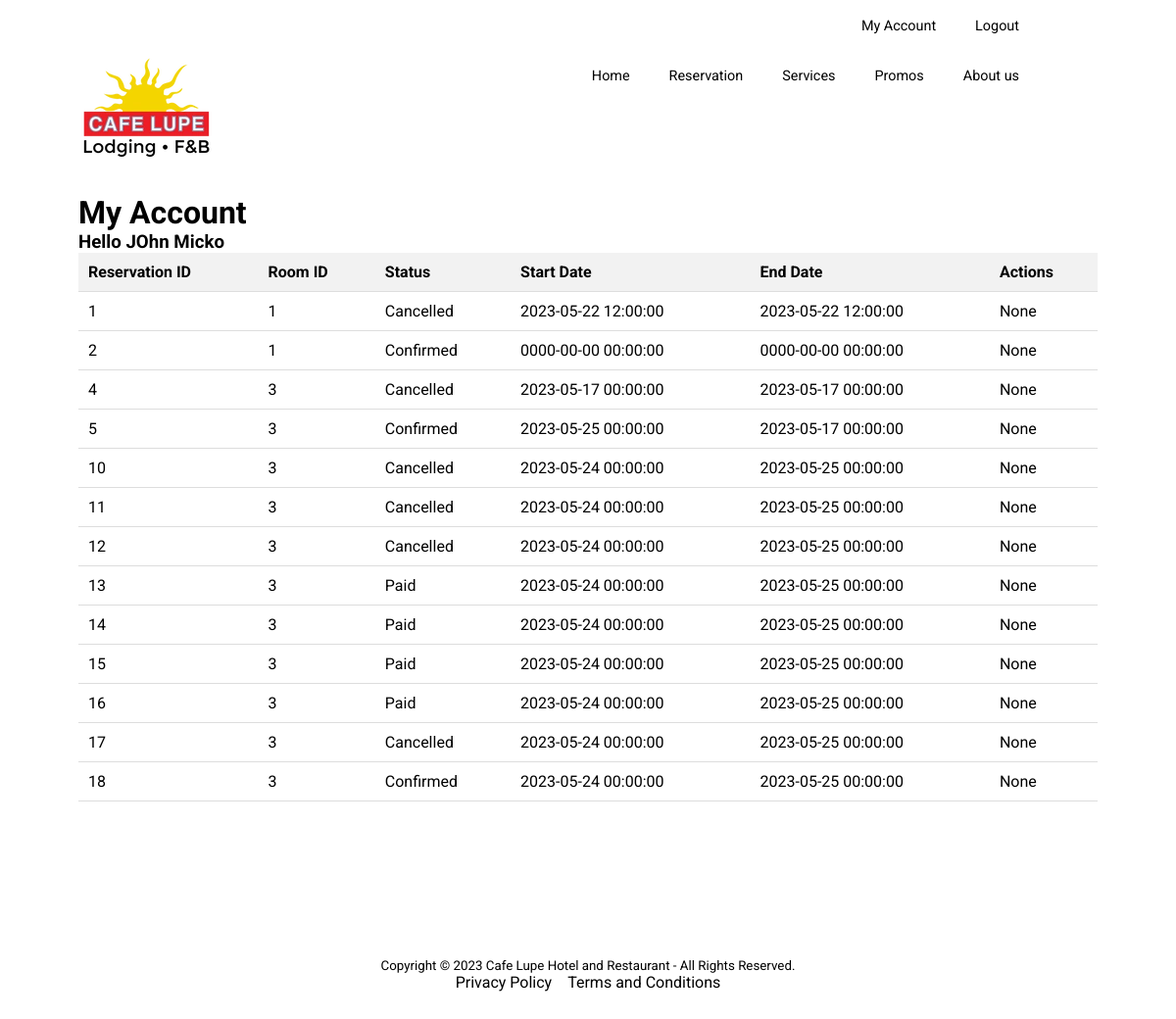
The page /my-account.php (signed in) on the database as committed earlier.
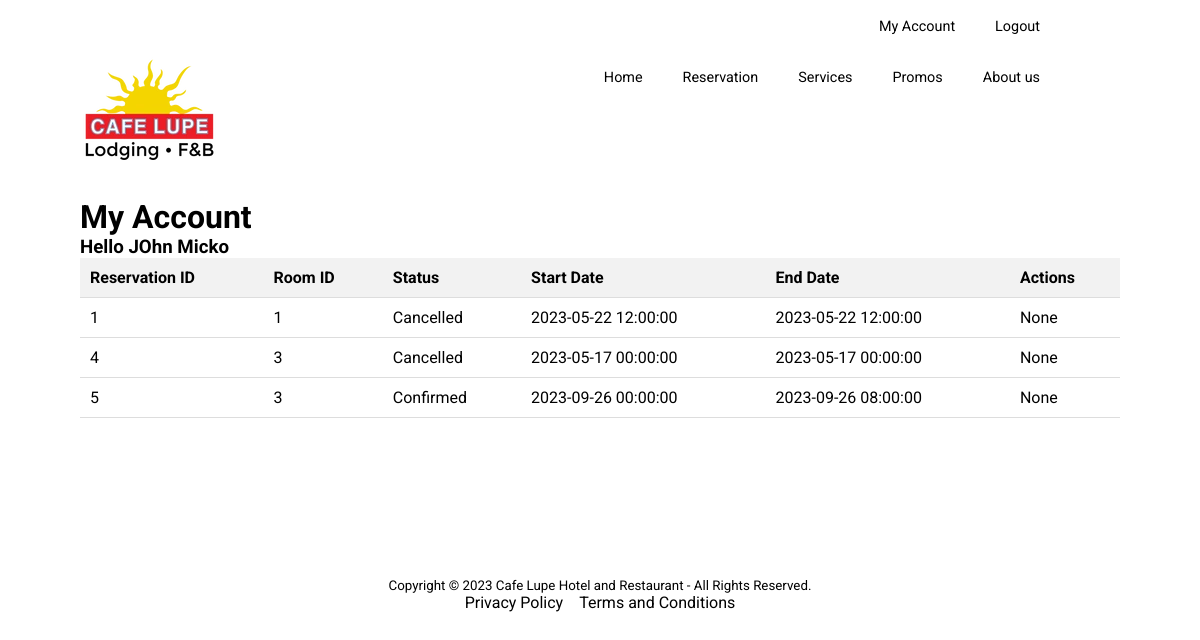
The same page on the database as committed later.
### tables this page shows
CREATE TABLE `users` (
  `id` int(11) NOT NULL,
  `firstname` varchar(255) NOT NULL,
  `lastname` varchar(255) NOT NULL,
  `contact_number` varchar(255) NOT NULL,
  `email` varchar(255) NOT NULL,
  `password` varchar(255) NOT NULL,
  `created_at` datetime NOT NULL DEFAULT current_timestamp(),
  `updated_at` datetime NOT NULL DEFAULT current_timestamp()
);

CREATE TABLE `reservations` (
  `id` int(11) NOT NULL,
  `customer_id` int(11) NOT NULL,
  `room_id` int(11) NOT NULL,
  `start_date` datetime NOT NULL,
  `end_date` datetime DEFAULT NULL,
  `num_of_guests` int(11) NOT NULL DEFAULT 2,
  `total_price` int(11) NOT NULL,
  `status` varchar(255) NOT NULL DEFAULT 'pending',
  `created_at` datetime DEFAULT current_timestamp(),
  `updated_at` datetime DEFAULT current_timestamp()
);

### php/models/Reservation.php (called while the page is built, shortened)
<?php
class Reservation
{
        private $table = 'reservations';
        private $conn;
        public function __construct($db)
        {
                $this->conn = $db;
        }
        public function getReservationsByCustomerId($customer_id)
        {
                $query = "SELECT * FROM {$this->table} WHERE customer_id = :customer_id";
                $stmt = $this->conn->prepare($query);
                $stmt->bindValue(':customer_id', $customer_id);
                $stmt->execute();
                $reservations = array();
                while ($row = $stmt->fetch(PDO::FETCH_ASSOC)) {
                        $reservations[] = $row;
                }
                return $reservations;
        }
}

### php/models/User.php (called while the page is built, shortened)
<?php
class User
{
    private $table = 'users';
    private $conn;
    public function __construct($db)
    {
        $this->conn = $db;
    }
    public function read($id)
    {
        $c = $id != null ? "WHERE id = '{$id}'" : "";
        $query = "SELECT * FROM {$this->table} {$c};";
        $stmt = $this->conn->prepare($query);
        $stmt->execute();
        return $stmt;
    }
}

### my-account.php (the view, shortened to what this page needs)
<?php
require_once("php/functions.php");
require_once "php/config/Database.php";
require_once "php/models/Reservation.php";
require_once "php/models/User.php";
$database = new Database();
$db = $database->connect();
$reservation = new Reservation($db);
$customer_id = $_SESSION['id'] ?? null;
$reservations = $reservation->getReservationsByCustomerId($customer_id);
$userObj = new User($db);
$user = $userObj->read($customer_id)->fetch(PDO::FETCH_ASSOC);
$fname = $user['firstname'];
$table = '';
if (count($reservations) > 0) {
    $table .= '<table>
        <tr>
            <th>Reservation ID</th>
            <th>Room ID</th>
            <th>Status</th>
            <th>Start Date</th>
            <th>End Date</th>
            <th>Actions</th>
        </tr>';
    foreach ($reservations as $reservation) {
        $cancelBtn = $reservation["status"] == "pending"  ? <<<TD
            <button class="cancel-btn" onclick="confirmCancel('{$reservation['id']}')">Cancel</button>
            <button class="pay-btn" onclick="payReservation({$reservation['id']})">Pay</button>
            TD : "None";
        $table .= '<tr>
            <td>' . $reservation['id'] . '</td>
            <td>' . $reservation['room_id'] . '</td>
            <td>' . $reservation['status'] . '</td>
            <td>' . $reservation['start_date'] . '</td>
            <td>' . $reservation['end_date'] . '</td>
            <td>' . $cancelBtn . '</td>
        </tr>';
    }
    $table .= '</table>';
} else {
    $table = '<p>No reservations found.</p>';
}
$containerStyles = "padding: 0 5rem 0 5rem; margin-top:5rem";
$content = <<<CONTENT
    <h1>My Account</h1>
    <div>
        <h3>
            Hello $fname
        </h3>
    </div>
    <div id="cancel-modal" class="modal">
        <div class="modal-content">
            <span class="close" onclick="closeModal()">&times;</span>
            <p>Are you sure you want to cancel this reservation?</p>
            <div class="modal-buttons">
                <button class="modal-btn" onclick="cancelReservation()">Yes</button>
                <button class="modal-btn" onclick="closeModal()">No</button>
            </div>
        </div>
    </div>
    $table
    <script>
        function confirmCancel(reservationId) {
            document.getElementById('cancel-modal').style.display = 'block';
            // Pass the reservation ID to the cancelReservation function
            document.getElementById('cancel-modal').dataset.reservationId = reservationId;
        }
        function closeModal() {
            document.getElementById('cancel-modal').style.display = 'none';
        }
        function cancelReservation() {
            const reservationId = document.getElementById('cancel-modal').dataset.reservationId;
            // Redirect to the cancel.php page with the reservation ID
            window.location.href = 'php/functions/reservation/cancel.php?id=' + reservationId;
        }
        function payReservation(reservationId) {
            window.location.href = "payments.php?id=" + reservationId;
        }
    </script>
CONTENT;
?>
<?php
include 'templates/default.php';
?>

### templates/default.php (shortened to what this page needs)
<?php
require_once("php/functions.php");
?>
<!DOCTYPE html>
<html lang="en">
<head>
    <link rel="stylesheet" href="css/styles.css">
    <link rel="stylesheet" href="https://cdn.jsdelivr.net/npm/pannellum@2.5.6/build/pannellum.css" />
</head>
<body>
    <?php include("components/navbar.php"); ?>
    <main class="container <?php echo isset($containerClass) ? $containerClass : ""; ?>" <?php echo isset($containerStyles) ? "style='{$containerStyles}'" : "" ?>>
        <?php echo $content; ?>
    </main>
    <?php include("components/footer.php"); ?>
</body>
</html>

### components/navbar.php
<nav>
    <div class="nav-item logo">
        <a href="#" rel="noopener noreferrer">
            <img src="assets/imgs/cafe-lupe.webp" alt="Cafe Lupe">
        </a>
    </div>
    <ul class="auth">
        <?php
        echo isset($_SESSION["id"]) ? <<<CONTENT
        <li class="auth-item ml-auto">
            <a href="my-account">My Account</a>
        </li>
        <li class="auth-item">
            <a href="php/functions/auth/logout">Logout</a>
        </li>
        CONTENT : <<<CONTENT
        <li class="auth-item ml-auto">
            <a href="auth/login">Login</a>
        </li>
        <li class="auth-item">
            <a href="auth/register">Register</a>
        </li>
        CONTENT;
        ?>
    </ul>
    <ul class="main">
        <li class="nav-item <?php is_active('home') ?>" style="margin-left:auto">
            <a href="home" rel="noopener noreferrer">
                Home
            </a>
        </li>
        <li class="nav-item <?php is_active('reservation') ?>">
            <a href="reservation">Reservation</a>
        </li>
        <li class="nav-item <?php is_active('services') ?>">
            <a href="services">Services</a>
        </li>
        <li class="nav-item <?php is_active('promos') ?>">
            <a href="promos">Promos</a>
        </li>
        <li class="nav-item <?php is_active('about-us') ?>">
            <a href="about-us">About us</a>
        </li>
    </ul>
</nav>

### php/functions.php (shortened to what this page needs)
<?php
function is_active($curr_module){
    $link = $_SERVER['REQUEST_URI'];
    $index = strrpos($_SERVER['REQUEST_URI'], "/") + 1;
    $module = substr($link, $index);
    echo $curr_module == $module ? "active" : null;
}

### components/footer.php
<footer>
    <span>
        Copyright © 2023 Cafe Lupe Hotel and Restaurant - All Rights Reserved.
    </span>
    <div class="footer-links">
        <a href="privacy-policy">Privacy Policy</a>
        <a href="terms-conditions">Terms and Conditions</a>
    </div>
</footer>

### css/styles.css (style rules this page uses)
:root { --circle-color: #867070; --secondary-color: #D5B4B4; }
*, *:before, *:after { margin: 0; padding: 0; box-sizing: border-box; }
body { width: 100%; height: 100%; margin: 0px; padding: 0px; font-family: 'Roboto', sans-serif; }
.container { top: 0; position: relative; height: 100% !important; }
nav { position: sticky; background-color: rgba(255, 255, 255, 0.8); top: 0; width: 100vw; z-index: 1; }
nav ul { list-style: none; display: flex; gap: 2.5rem; align-items: center; padding-right: 10rem; }
nav ul.auth { padding-top: 1rem; }
nav ul.main { padding-top: 2rem; padding-bottom: 2rem; padding-left: 5rem; }
.nav-item a, .auth-item a { text-decoration: none; color: black; font-size: 0.9rem; }
.nav-item.logo { position: absolute; background-color: white; margin-top: 3.5rem; margin-left: 5rem; }
a { text-decoration: none; color: black; }
.ml-auto { margin-left: auto !important; }
table { width: 100%; border-collapse: collapse; }
th, td { padding: 10px; text-align: left; border-bottom: 1px solid #ddd; text-transform: capitalize; }
th { background-color: #f2f2f2; }
a { color: #007bff; text-decoration: none; }
footer { margin-top: 10rem; margin-bottom: 3rem; }
footer span { display: block; text-align: center; font-size: smaller; }
.footer-links { width: 100%; display: flex; align-items: center; justify-content: center; gap: 1rem; }
.footer-links a { color: black; text-decoration: none; }

Rows that differ between the two databases and show on the page:
removed reservations: id "2", room "1", status "Confirmed", start_date "0000-00-00 00:00:00", end_date "0000-00-00 00:00:00", shows "None"
removed reservations: id "10", room "3", status "Cancelled", start_date "2023-05-24 00:00:00", end_date "2023-05-25 00:00:00", shows "None"
removed reservations: id "11", room "3", status "Cancelled", start_date "2023-05-24 00:00:00", end_date "2023-05-25 00:00:00", shows "None"
removed reservations: id "12", room "3", status "Cancelled", start_date "2023-05-24 00:00:00", end_date "2023-05-25 00:00:00", shows "None"
removed reservations: id "13", room "3", status "Paid", start_date "2023-05-24 00:00:00", end_date "2023-05-25 00:00:00", shows "None"
removed reservations: id "14", room "3", status "Paid", start_date "2023-05-24 00:00:00", end_date "2023-05-25 00:00:00", shows "None"
removed reservations: id "15", room "3", status "Paid", start_date "2023-05-24 00:00:00", end_date "2023-05-25 00:00:00", shows "None"
removed reservations: id "16", room "3", status "Paid", start_date "2023-05-24 00:00:00", end_date "2023-05-25 00:00:00", shows "None"
removed reservations: id "17", room "3", status "Cancelled", start_date "2023-05-24 00:00:00", end_date "2023-05-25 00:00:00", shows "None"
removed reservations: id "18", room "3", status "Confirmed", start_date "2023-05-24 00:00:00", end_date "2023-05-25 00:00:00", shows "None"
changed reservations "Confirmed": start_date "2023-05-25 00:00:00" → "2023-09-26 00:00:00"; end_date "2023-05-17 00:00:00" → "2023-09-26 08:00:00"
